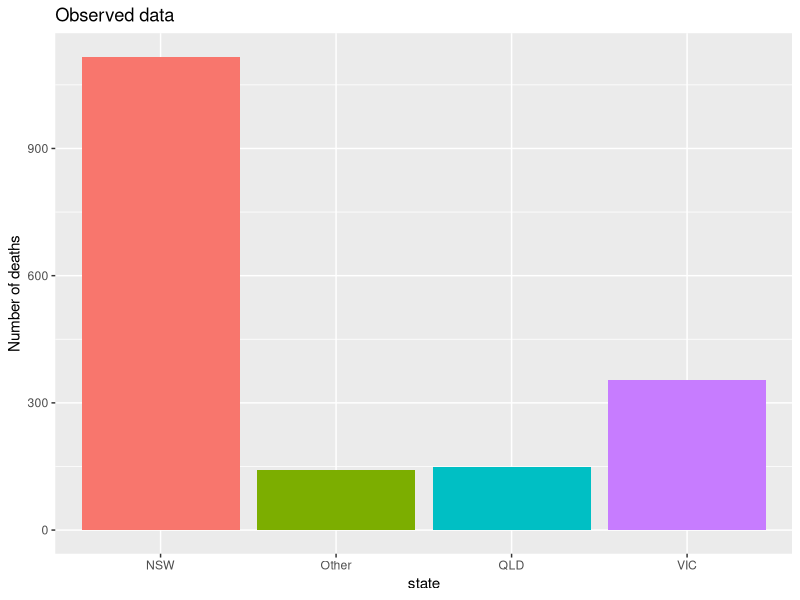
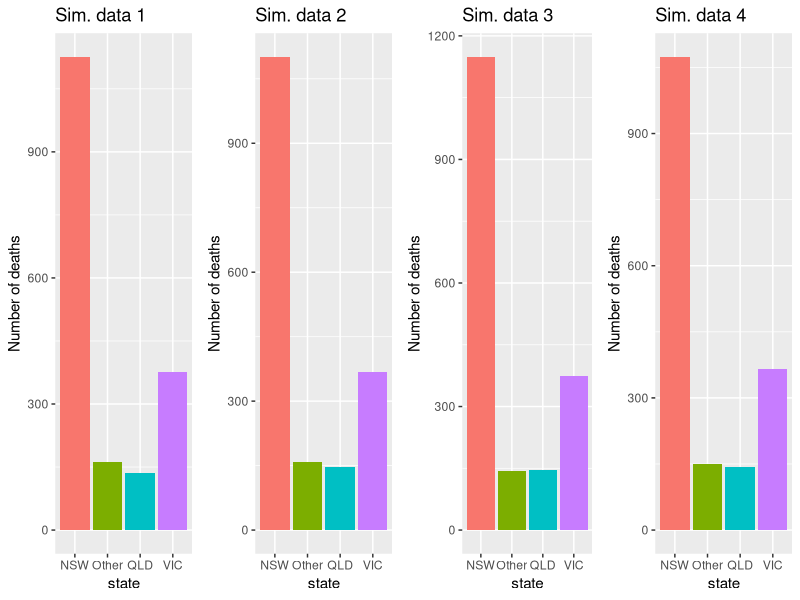
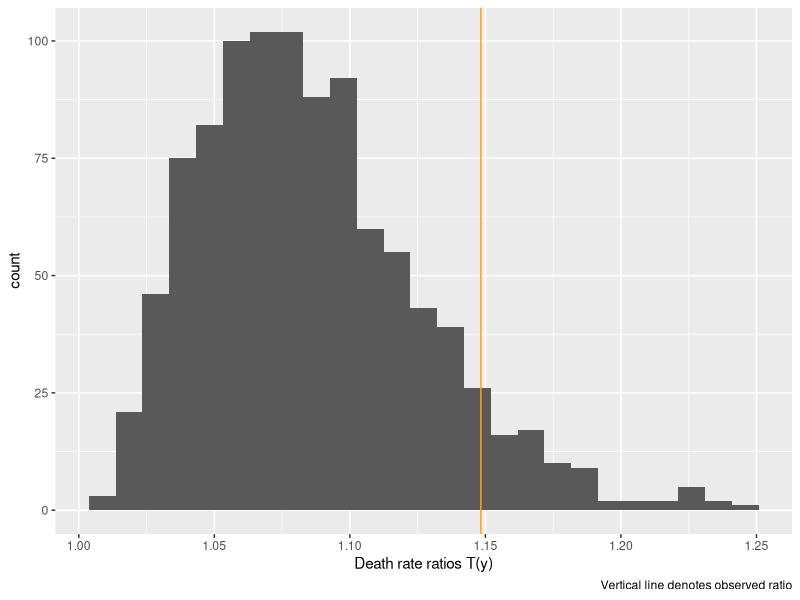

Source code (R) for these figures, in order:
## ---- chunk 1
library(tidyverse)
library(MASS)
data("Aids2")
## ---- chunk 2
aids_df <- Aids2 |>
  count(state, status) |>
  pivot_wider(names_from = "status", values_from = "n")  |>
  mutate(n = A + D,
         death_rate = D / n)
aids_df
## ---- chunk 3
Aids2 |>
  filter(status == "D") |>
  ggplot(aes(x = state, fill = state)) +
  geom_bar() +
  labs(y = "Number of deaths", title = "Observed data") +
  guides(fill = "none")

n <- nrow(Aids2)
## ---- chunk 4
set.seed(412)
sum_y <- sum(Aids2$status == "D")
n <- nrow(Aids2)
a <- 2
b <- 2

S <- 5000
a_star <- a + sum_y
b_star <- a + b + n

### OPTION 1: for loop
theta_samps <- rep(NA, S) 
ystar_samps <- rep(NA, S)
for(s in 1:S){
  # sample theta from posterior
  theta <- rbeta(1, a_star, b_star)
  
  # sample y* from data model
  ystar <- rbinom(1, size = 1, prob = theta)
  
  # store
  theta_samps[s] <- theta
  ystar_samps[s] <- ystar
}

### OPTION 2: leverage vectorized language
theta_samps <- rbeta(S, a_star, b_star)
ystar_samps <- rbinom(S, size = 1, prob = a_star/(a_star + b_star))
## ---- chunk 5
set.seed(412)
# posterior predictive check
R <- 1000
df_ls <- list()
for(r in 1:R){
  theta_samps <- rbeta(n, a + sum_y, b + n - sum_y)
  ystar_samps <- rbinom(n, size = 1, prob = theta_samps)
  df_ls[[r]] <- data.frame(status = ystar_samps) |>
    add_column(state = Aids2$state)
}
# Random sample of three rows in first simulated dataset:
df_ls[[1]] |>
  sample_n(3)
## ---- chunk 6
plot_ls <- list()
for(r in 1:4){
  plot_ls[[r]] <- df_ls[[r]] |>
    filter(status == 1) |>
    ggplot(aes(x = state, fill = state)) +
    geom_bar() +
    labs(y = "Number of deaths", title = paste0("Sim. data ", r)) +
    guides(fill = "none")
}
gridExtra::grid.arrange(grobs = plot_ls, nrow = 1)
## ---- chunk 7
obs_T <- max(aids_df$death_rate)/min(aids_df$death_rate) 
## ---- chunk 8
ppd_T <- rep(NA, R)
for(r in 1:R){
  temp <- df_ls[[r]] |>
    group_by(state) |>
    summarise(death_rate = mean(status))
  ppd_T[r] <- max(temp$death_rate)/min(temp$death_rate)
}
## ---- chunk 9
data.frame(ppd_T) |>
  ggplot(aes(x = ppd_T)) +
  geom_histogram(bins = 25) +
  labs(x = "Death rate ratios T(y)",
       caption = "Vertical line denotes observed ratio") +
  geom_vline(xintercept = obs_T, col = "orange")

## ---- chunk 10
# monte carlo approximation
post_prob_T <- mean(ppd_T >= obs_T)
